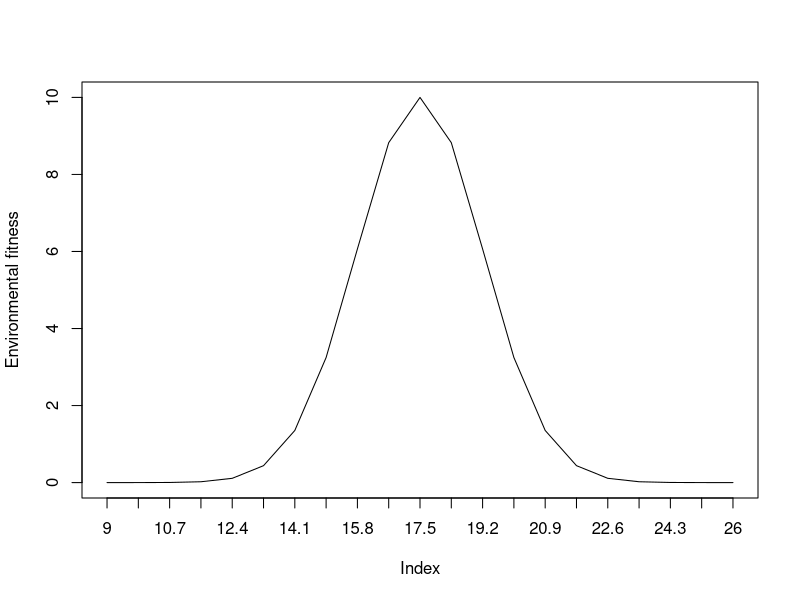
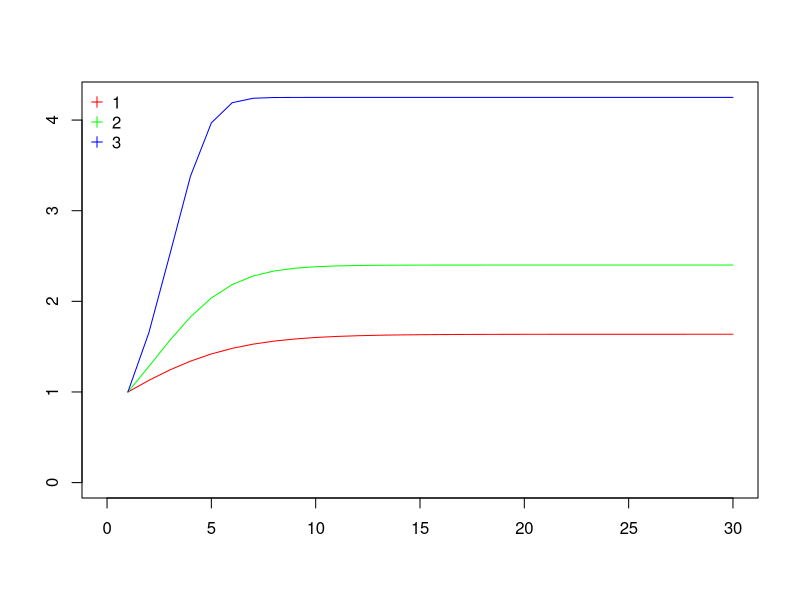
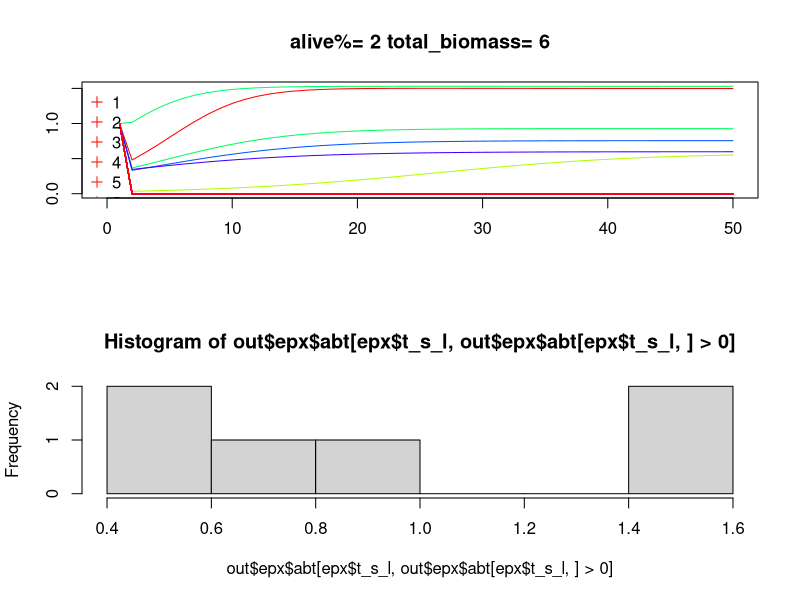
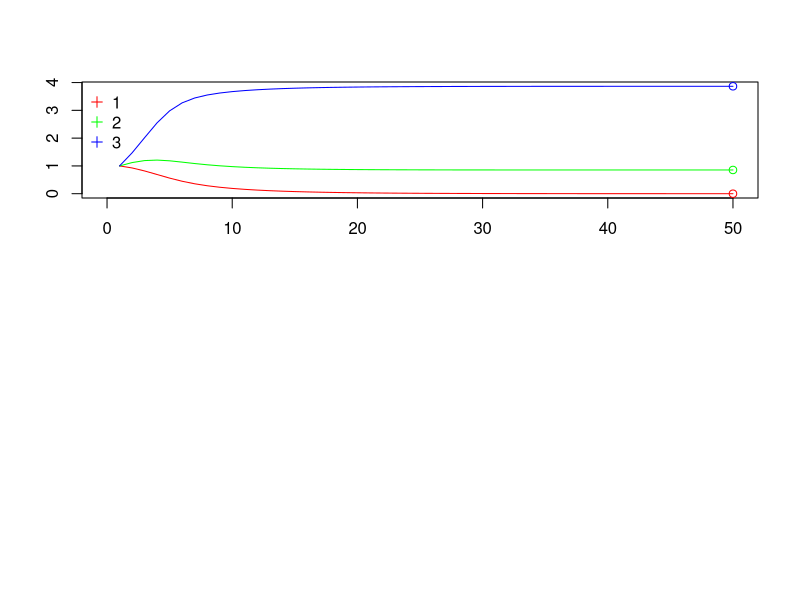
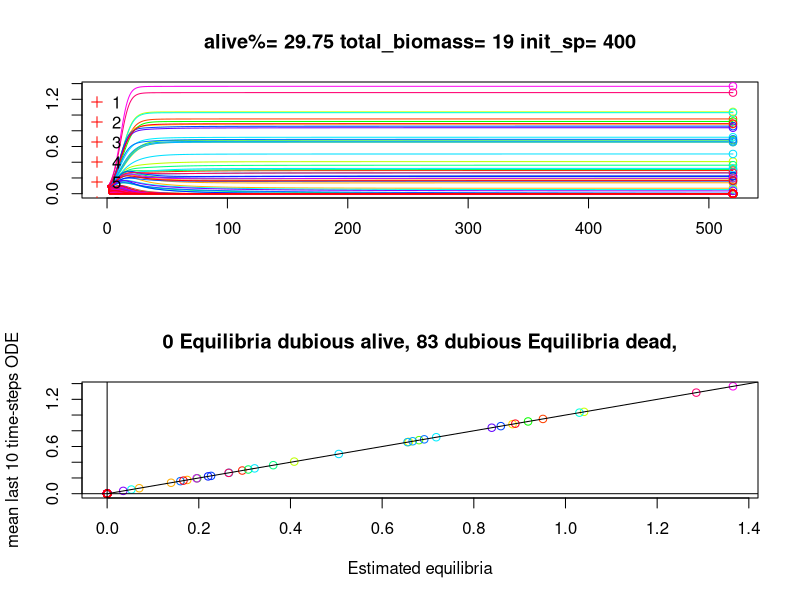

R code for these plots, in order:
## METADATA ===============================================================
## Description: Ecology function
## 
## R version: 4.2.2 for Windows
## Date: 2023-07-11 12:48:21
## License: GPL3
## Author: Oskar Hagen (oskar@hagen.bio)
##=======================================================================##
ss_eff_emp <- list("dispersal"=NA, "dispersal_success"=NA, "environmental_filter"=NA, "competition_c"=NA, "competition_l"=NA)
ss_eff <- list()

# prepare input from traits list (t_l) and landscape list (l_l)
# return traits and landscape
prep_imp <- function(t_l,l_l){
  traits <- matrix(unlist(t_l), ncol=length(t_l))
  colnames(traits) <- names(t_l)
  landscape <- matrix(unlist(l_l), ncol=length(l_l))
  colnames(landscape) <- names(l_l)
  return(list("landscape"=landscape, "traits"=traits))
}

set_exp <- function(abundance, t_l, l_l, t_s){
  prep <- prep_imp(t_l = t_l, l_l = l_l)
  cols <- rainbow(length(abundance))
  t_s_l <- length(t_s)
  abt <- matrix(NA,ncol=length(abundance), nrow=t_s_l)
  colnames(abt) <- names(abundance)
  abt[1,] <- abundance
  ss_eff <- list()
  assign("ss_eff", ss_eff, envir = .GlobalEnv)
  return(list("abt"=abt, "t_s_l"=t_s_l, "prep"=prep, "cols"=cols, "t_s"=t_s))
}

plot_exp <- function(abt, epx, ...){
  plot(NULL, xlab="", ylab="",
       xlim=c(0, epx$t_s_l), ylim=c(0, max(abt, na.rm=T)), ...)
  for (spi in names(abundance)){
    lines(abt[,spi], col=epx$cols[as.numeric(spi)])
  }
  legend("topleft", legend = colnames(epx$abt), col=epx$cols, pch=3, bty="n")
}
# for arbitrary real constants a, b and non zero c. 
# It is named after the mathematician Carl Friedrich Gauss. 
# The graph of a Gaussian is a characteristic symmetric "bell curve" shape. 
# The parameter a is the height of the curve's peak, b is the position of the center of the peak 
# and c (the standard deviation, sometimes called the Gaussian RMS width) controls the width of the "bell". 
# this functions scales the abundance and with ns, meaning, a higher ns means a stricter niche strength,
# with ns=0 as no niche selection at all

fg <- function(x,a,b,c,ns=1){
  #### BROWSER ! ----------
  # browser()
  a <- a/c
  c <- c/ns # scale width for larg ns... ns<<<0.0001 ns lim to zero aproxes a straight line
  v <- a*exp(-((x-b)^2/(2*c^2)))
  return(v)
}
plot(fg(x=0.5, a=1, b=seq(0,1,0.05), c=.1), type='l', xaxt="n", ylab = "Environmental fitness") 
axis(1, at=1:length(seq(0,1,0.05)), labels=seq(9,26,length.out=length(seq(0,1,0.05)) ))


s_e_f_tt <- function(abundance, traits, landscape, ss_eff_i=ss_eff){
  ns <- length(abundance)
  # set temp_id
  temp_id_size <- ns+2
  temp_id <- matrix(NA, ncol=temp_id_size, nrow=length(ss_eff_emp))
  colnames(temp_id) <- c("id", "patch", names(abundance))
  rownames(temp_id) <- names(ss_eff_emp)
  temp_id[,"id"] <- 1
  temp_id[,"patch"] <- 1
  mask_patch <- rep(T,temp_id_size)
  mask_patch[1:2] <- FALSE
  # set env niche
  env_min_fg <- fg(x=landscape[,"min_temp"], a=1, b=traits[, "mean_temp"], c=traits[, "temp_width"])
  env_max_fg <- fg(x=landscape[,"max_temp"], a=1, b=traits[, "mean_temp"], c=traits[, "temp_width"])
  # set growth rate
  g <- .1
  # abundance_tii first is only what the env. determines to be the new abundances
  r_f <- g*sqrt(env_min_fg*env_max_fg) # geometric mean
  temp_id["environmental_filter",mask_patch] <- r_f
  # Competition
  c_c <- traits[,"competition_c"] # intra competition
  c_l <- traits[,"competition_l"]
  # vector c_c
  v_c_c <- (1-c_c)*abundance # the larger the c_c the better for the species
  temp_id["competition_c",mask_patch] <- v_c_c
  # abundance_tii accounts now to the reduction of intra competition c_c 
  # abundance_tc <- abundance-v_c_c
  # remove conspecifics
  # prepare matrx
  abd_l <- matrix(abundance, nrow=ns, ncol=ns)
  diag(abd_l) <- 0
  # apply c_l
  v_c_l <- (1-c_l)*colSums(abd_l)
  temp_id["competition_l",mask_patch] <- v_c_l
  # abundance_tii accounts now to the reduction of inter competition c_l
  # abundance_tl <- abundance-v_c_l
  temp_id["dispersal",mask_patch] <- as.numeric(abundance==1)
  abundance_tii <- abundance*(r_f-v_c_c-v_c_l)
  #abundance thhreashold
  # abundance_tii[abundance_tii<0.001] <- 0
  temp_id["dispersal_success",mask_patch] <- as.numeric(abundance>0)*temp_id["dispersal",mask_patch]
  ss_eff_i[[length(ss_eff_i)+1]] <- temp_id
  return(list("abundance"=abundance_tii, "ss_eff"=ss_eff_i))
}

# EQUILIBRIUM SOLUTION
s_e_f_t <- function(abundance, traits, landscape){
  # traits <- epx$prep$traits
  # landscape <- epx$prep$landscape
  ns <- length(abundance)
  #### get rf, here r_f is the per capita growth rate of biomass that depends on the local site conditions 
  # set env niche
  env_min_fg <- fg(x=landscape[,"min_temp"], a=1, b=traits[, "mean_temp"], c=traits[, "temp_width"])
  env_max_fg <- fg(x=landscape[,"max_temp"], a=1, b=traits[, "mean_temp"], c=traits[, "temp_width"])
  # set growth rate
  g <- .1
  # abundance_tii first is only what the env. determines to be the new abundances
  r_f <- g*sqrt(env_min_fg*env_max_fg) # geometric mean
  
  ###### get (a_ff) = same species interaction coefficient and (afh)= heterospecific interaction coefficient 
  # get traits Competition
  c_c <- traits[,"competition_c"] # intra competition
  c_l <- traits[,"competition_l"]
  
  # set a_ff and a_fh
  a_ff <- 1-c_c
  a_fh <- 1-c_l
  
  # check if conditions are met in order to continue
  if (any(a_ff<=a_fh)){
    stop("a_ff has to be bigger than a_fh for this equilibrium function to be used! Check your intial and evolutionary conditions of the competition traits.")
  }
  
  ####### get K_f = the carrying capacity of species f (that is the equilibrium for the case without heterospecific biomass
  K_f <- r_f/a_ff
  ###### get J = the total biomass J* of the community in equilibrium
  J <- get_J(a_ff, a_fh, K_f)
  wistop <- FALSE
  keep_on_while <- rep(TRUE, ns)
  while(wistop==FALSE){
    shall_live <- (a_ff*K_f)>(a_fh*J)
    if (all(shall_live[keep_on_while])){
      B_f <- ((a_ff*K_f)-(a_fh*J))/(a_ff-a_fh)
      B_f[!shall_live] <- 0
      wistop <- TRUE
    } else{
      print(paste("here we go: "))
      #### BROWSER ! ----------
      a_ff[!shall_live] <- 0
      a_fh[!shall_live] <- 0
      K_f[!shall_live] <- 0
      keep_on_while <- shall_live
      J <- get_J(a_ff, a_fh, K_f)
    }
  }
  names(B_f) <- names(abundance)
  B_f[B_f<0] <- 0
  return(B_f)
}

get_J <- function(a_ff, a_fh, K_f){
  J <- sum((a_ff*K_f)/(a_ff-a_fh), na.rm=T)/(1+sum((a_fh/(a_ff-a_fh)), na.rm=T)) # new
  return(J)
}



run_exp <- function(epx, ss_eff){
  for (ti in epx$t_s[-1]){
    prev_abd <- epx$abt[ti-1,]
    dt <- s_e_f_tt(abundance=prev_abd, 
                   traits=epx$prep$traits, 
                   landscape=epx$prep$landscape, 
                   ss_eff_i=ss_eff)
    epx$abt[ti,] <- prev_abd+dt$abundance
    epx$abt[ti,epx$abt[ti,]<0] <- 0
    ss_eff <<- dt$ss_eff
  }
  return(list("epx"=epx, "ss_eff"=ss_eff))
}



#### RUN EXPERIMENT 
es <- 0
t_l <- list("mean_temp"=c(.5,.5,.5,rep(.6,es)), 
            "temp_width"=c(0.3,0.2,0.1,rep(0.23,es)), 
            "competition_c"=c(0.8,0.8,0.8, rep(0.8,es)), 
            "competition_l"=c(1,1,1,rep(1,es)))
l_l <- list("min_temp"=0.43, "max_temp"=0.54)
abundance <- c(1, 1, 1)
names(abundance) <- 1:(es+3)
epx <- set_exp(abundance, t_l, l_l, t_s=1:30)
out <- run_exp(epx, ss_eff)
plot_exp(out$epx$abt, out$epx)






# set for random species
es <- 300 # community size
grid_size <- 1000
range_c_c <- seq(0.8,0.8,length.out=grid_size)
range_c_l <- seq(0.85,1,length.out=grid_size)
range_mean_temp <- seq(0.4,0.5,length.out=grid_size)
range_temp_width <- seq(0.2,0.8,length.out=grid_size)
t_l <- list("mean_temp"=sample(range_mean_temp, size=es,replace = T), 
            "temp_width"=sample(range_temp_width, size=es,replace = T), 
            "competition_c"=sample(range_c_c, size=es,replace = T), 
            "competition_l"=sample(range_c_l, size=es,replace = T))
l_l <- list("min_temp"=0.44, "max_temp"=0.46)
abundance <- rep(1,es)
names(abundance) <- 1:es
epx <- set_exp(abundance, t_l, l_l, t_s=1:50)
out <- run_exp(epx, ss_eff=list())
par(mfrow=c(2,1))
plot_exp(out$epx$abt, out$epx, 
         main=paste("alive%=",(sum(out$epx$abt[epx$t_s_l,]>0)/es)*100, "total_biomass=", round(sum(out$epx$abt[epx$t_s_l,]),0)))
hist(out$epx$abt[epx$t_s_l,out$epx$abt[epx$t_s_l,]>0])



#### RUN EXPERIMENT TO COMPARE AND TEST EQUILIBRIUM EQUATION

es <- 0
t_l <- list("mean_temp"=c(.5,.5,.5,rep(.6,es)), 
            "temp_width"=c(0.3,0.2,0.1,rep(0.23,es)), 
            "competition_c"=c(0.8,0.8,0.8, rep(0.8,es)), 
            "competition_l"=c(0.90, 0.92,0.91,rep(1,es)))
l_l <- list("min_temp"=0.43, "max_temp"=0.54)
abundance <- c(1, 1, 1, rep(1,es))
names(abundance) <- 1:(es+3)
epx <- set_exp(abundance, t_l, l_l, t_s=1:50)
out <- run_exp(epx, ss_eff)
plot_exp(out$epx$abt, out$epx)
abd_eq <- s_e_f_t(abundance, epx$prep$traits, epx$prep$landscape)
points(y=abd_eq, x=rep(epx$t_s_l, length(abd_eq)), col=epx$cols)




es <- 400 # community size
grid_size <- 1000
range_c_c <- seq(0.8,0.8,length.out=grid_size)
range_c_l <- seq(0.9,1,length.out=grid_size)
range_mean_temp <- seq(0.4,0.6,length.out=grid_size)
range_temp_width <- seq(0.3,0.6,length.out=grid_size)
t_l <- list("mean_temp"=sample(range_mean_temp, size=es,replace = T), 
            "temp_width"=sample(range_temp_width, size=es,replace = T), 
            "competition_c"=sample(range_c_c, size=es,replace = T), 
            "competition_l"=sample(range_c_l, size=es,replace = T))
l_l <- list("min_temp"=0.4, "max_temp"=0.6)
abundance <- rep(0.1, es)# c(rep(0.1,20),rep(1,length.out=(es-20)))
names(abundance) <- 1:es
epx <- set_exp(abundance, t_l, l_l, t_s=1:520)
out <- run_exp(epx, ss_eff)
par(mfrow=c(2,1))
plot_exp(out$epx$abt, out$epx, main=paste("alive%=",(sum(out$epx$abt[epx$t_s_l,]>0)/es)*100, "total_biomass=", round(sum(out$epx$abt[epx$t_s_l,]),0), "init_sp=",es))
# get equilibria
abd_eq <- s_e_f_t(abundance, traits=epx$prep$traits, landscape=epx$prep$landscape)
points(y=abd_eq, x=rep(epx$t_s_l, length(abd_eq)), col=epx$cols)
colmeans <- colMeans(out$epx$abt[(out$epx$t_s_l-10):out$epx$t_s_l,])
plot(jitter(abd_eq), jitter(colmeans), col=epx$cols, ylab="mean last 10 time-steps ODE", xlab="Estimated equilibria")
abline(h=0)
abline(v=0)
title(paste(sum(colmeans<=0&abd_eq>0), "Equilibria dubious alive,", sum(colmeans>0&abd_eq<=0), "dubious Equilibria dead,"))
lines(0:2, 0:2)
